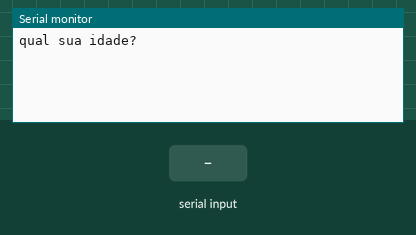
Recording of a sketch running on a simulated Arduino Uno, built with avr-gcc and run on an emulated ATmega328P. On the bench: the last lines printed to the serial monitor. The inputs (shaded band) are chosen by the test bench.

Above: at 1.2 s.
1.3 s: "90,45\n" received over Serial
At 2.3 s:
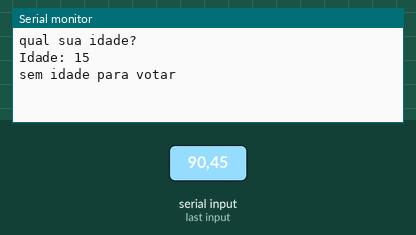
At 6.1 s:
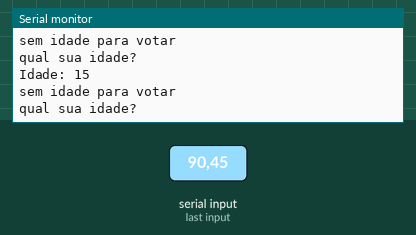

Measured:
- after the input at 1.3 s, the serial monitor: prints a new line at once (image 1)

The sketch:

funky_snaget1.ino
```cpp
// C++ code
//variaveis

int idade = 15;
int suaIdade = 0;

void setup()
{
  Serial.begin(9600);
}

void loop()
{
 Serial.println("qual sua idade? ");
 while( !Serial.available ());
 suaIdade = Serial.parseInt();

  Serial.println("Idade: " + String(idade));

  if(idade >= 16){
    Serial.println("voto obrigatorio");
  } else {
    Serial.println("sem idade para votar");
  }

  delay(2000);
}
```
